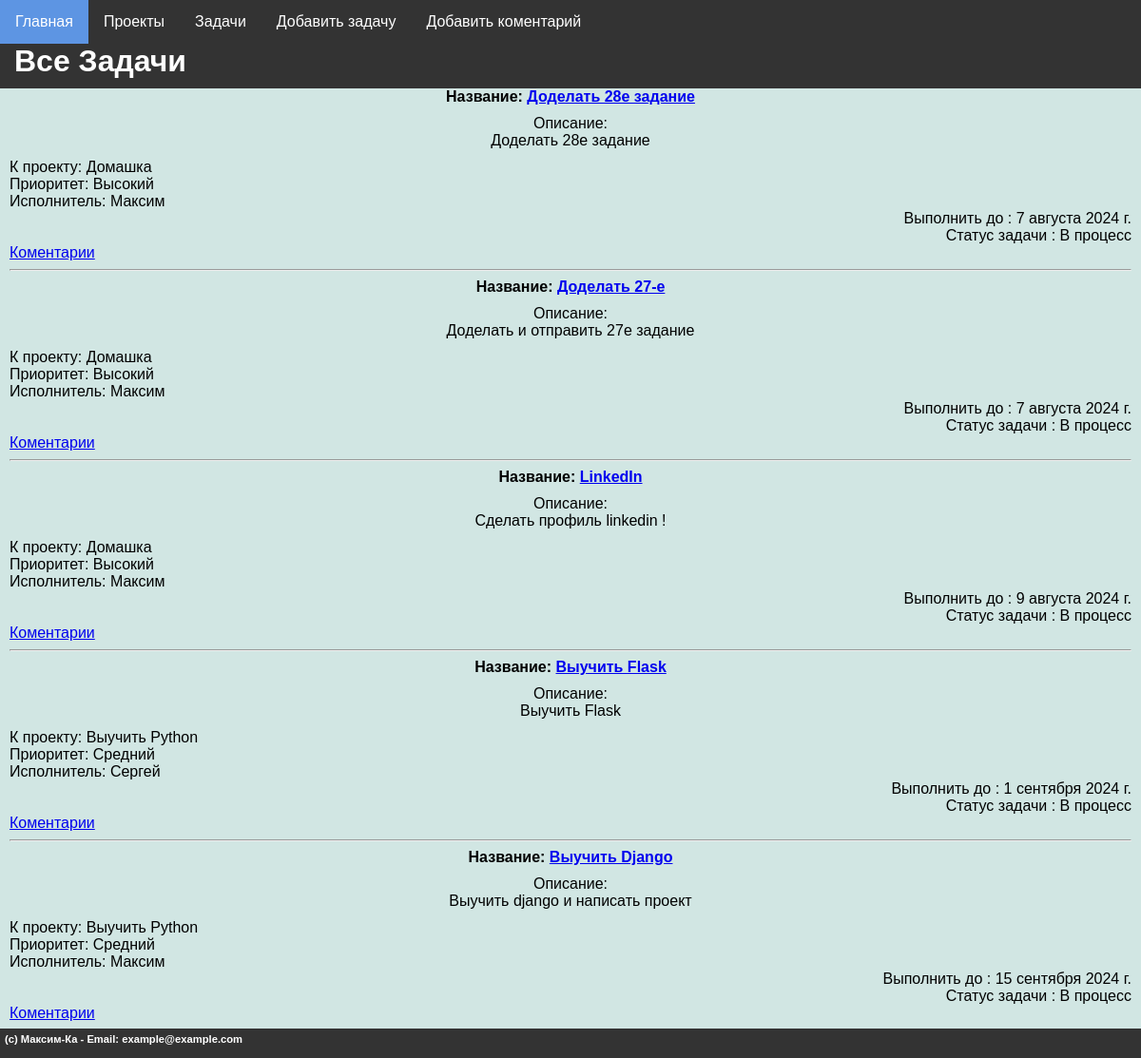
Page /tasks/ on the earlier database version.
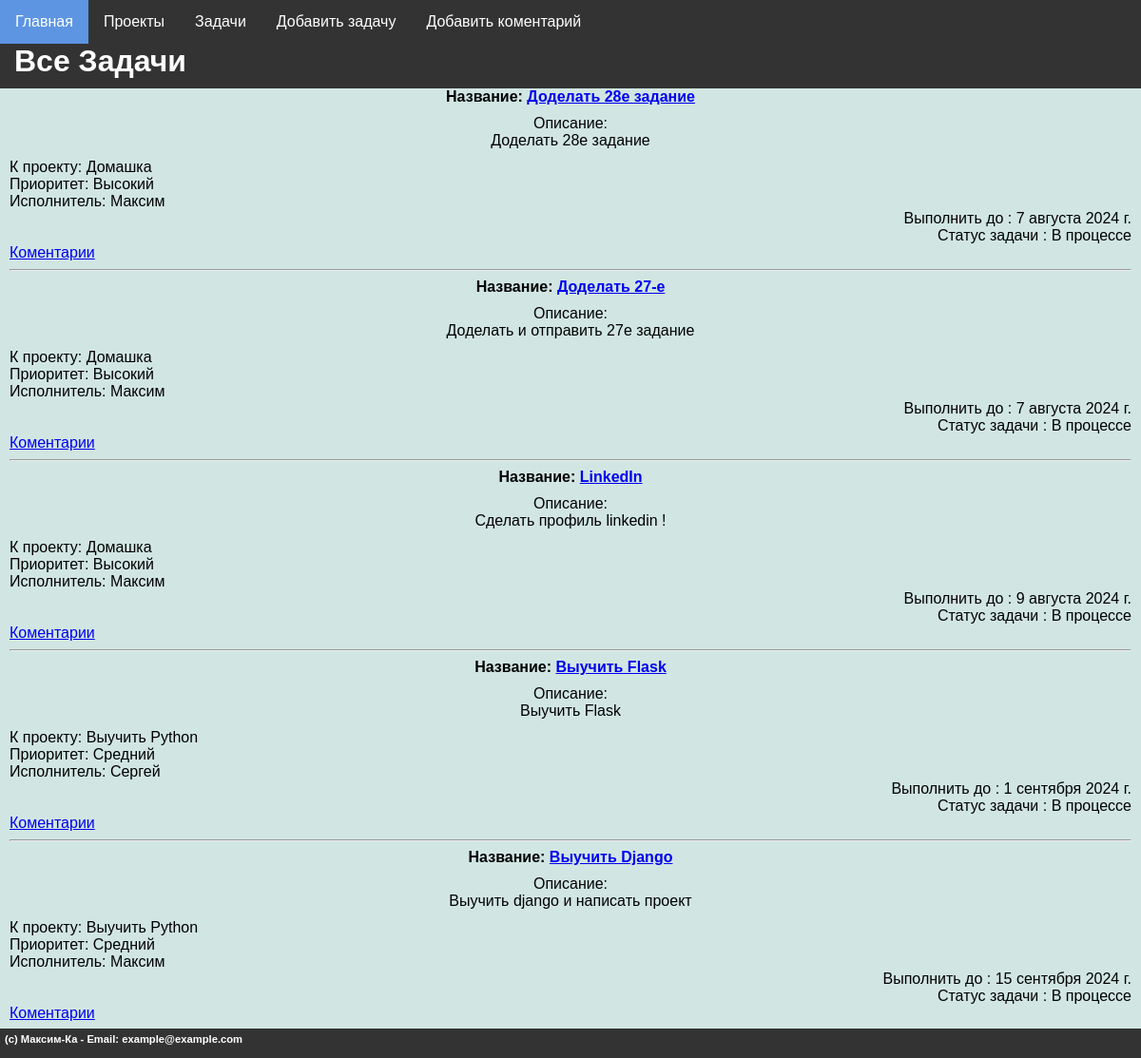
Same page on the later database version.
### mainsite/models.py (models this page shows, shortened)
class Tasks(models.Model):
    STATUS_CHOICES = [
        ('Ожидает', 'Ожидает'),
        ('В процессе', 'В процессе'),
        ('Готово', 'Готово'),
    ]
    PRIORITY_CHOICES = [
        ('Низкий', 'Низкий'),
        ('Средний', 'Средний'),
        ('Высокий', 'Высокий'),
    ]
    task_proj = models.ForeignKey(Project, to_field='proj_name', on_delete=models.CASCADE, related_name='tasks', verbose_name="Проект")
    implementer = models.ForeignKey(Users, to_field='username',null = True ,on_delete=models.CASCADE, related_name='user', verbose_name="Пользователь" )
    task_name = models.CharField(max_length=255, verbose_name="Задача")
    task_desc = models.TextField(blank=True, verbose_name="Описание задачи")
    task_end = models.DateField(null = True, verbose_name="Выполнить до")
    status = models.CharField(max_length=20, choices=STATUS_CHOICES, default='pending', verbose_name="Статус задачи")
    priority = models.CharField(max_length=20, choices=PRIORITY_CHOICES, default='medium', verbose_name="Приоритет задачи")
    class Meta:
        verbose_name = "Задачи"
        verbose_name_plural = "Задачи"
        ordering = ["task_end"]

class Project(models.Model):
    proj_name = models.CharField(max_length=255, unique=True, verbose_name="Название проекта")
    proj_desc = models.TextField(blank=True, verbose_name="Описание проекта")
    proj_create = models.DateTimeField(auto_now_add=True, verbose_name="Дата создания проекта")
    class Meta:
        verbose_name = "Проект"
        verbose_name_plural = "Проект"
        ordering = ["proj_create"]
    def __str__(self):
      return self.proj_name

class Users(models.Model):
    username = models.CharField(max_length=255,unique=True, verbose_name="Имя Пользователя")
    email = models.EmailField(max_length = 255, verbose_name="Электронная почта")
    password = models.CharField(max_length=255, verbose_name="Пароль")
    date_joined = models.DateTimeField(auto_now_add=True)
    class Meta:
        verbose_name = "Пользователь"
        verbose_name_plural = "Пользователь"
        ordering = ["-date_joined"]
    def __str__(self):
      return self.username

### mainsite/views.py (the view)
# urls.py: path("tasks/", tasks, name='tasks'),
def tasks(request):
    menu = [{'title':'Главная','url':'/'},
            {'title':'Проекты','url':'/proj'},
            {'title':'Задачи','url':'/tasks'},
            {'title':'Добавить задачу','url':'/add_task'},
            {'title':'Добавить коментарий','url':'/add_coment'}]
    tasks = Tasks.objects.all()
    context = {
        'title': 'Все задачи',
        'menu': menu,
        'tasks': tasks,
        'footer' : "(c) Максим-Ка - Email: example@example.com",
        'header' : "Все Задачи"
        }
    return render(request, 'project_K/tasks.html',context)

### mainsite/templates/project_K/tasks.html
{% extends 'project_K/base.html' %} {% block content %} {%for a in tasks %}
<b>Название: <a href="/viewtask/{{a.id}}">{{ a.task_name }}</a></b>
<p>Описание:<br />{{ a.task_desc }}</p>
<div align="left">К проекту: {{ a.task_proj }}</div>
<div align="left">Приоритет: {{ a.priority }}</div>
<div align="left">Исполнитель: {{ a.implementer }}</div>
<div align="right">Выполнить до : {{ a.task_end }}</div>
<div align="right">Статус задачи : {{ a.status }}</div>
<div align="left"><a href="/coments/{{a.id}}">Коментарии</a></div>
<hr />
{% endfor %} {% endblock %}

Differences in the rows shown:
changed Tasks "Доделать 28е задание": status "В процесс" → "В процессе"
changed Tasks "Доделать 27-е": status "В процесс" → "В процессе"
changed Tasks "LinkedIn": status "В процесс" → "В процессе"
changed Tasks "Выучить Flask": status "В процесс" → "В процессе"
changed Tasks "Выучить Django": status "В процесс" → "В процессе"
